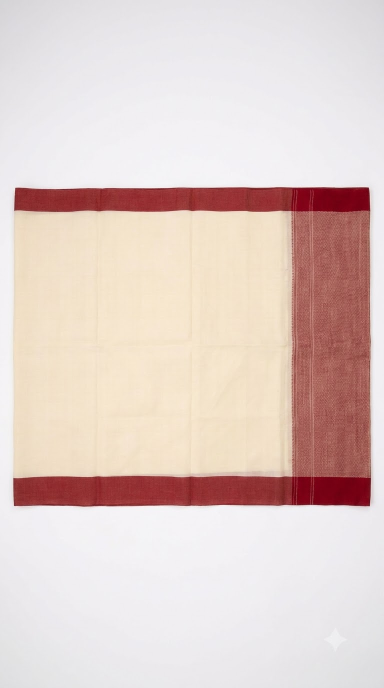
#> input picture input/your_saree.jpg, 768 x 1376 px (shown at 1/2 size)
$ python -i phase4_preprocess.py   (imports and definitions only)
#> lines starting #> are read from the running program, lines starting #| are printed output that depends on the picture; after the words box and inside, x2 and y2 are one past the last pixel; in counts of white or black regions, pixels touching at a corner belong together
#> further down, picture is the input picture: shape (1376, 768, 3); mean B, G, R 202, 207.2, 225.4
"""
Phase 4: Saree image preprocessing

Takes the admin's flat saree photo, removes the background, finds the
rectangular fabric, and splits it into body / border / pallu zones.

Run once per new saree before generating:
    python scripts/phase4_preprocess.py input/my_saree.jpg

Output: input/processed/
    saree_normalized.png   full normalized saree rectangle
    body_tile.png          512×512 tileable body texture
    border_h.png           representative horizontal border strip
    pallu.png              pallu section crop
    meta.json              zone measurements + mean LAB per zone

Interactive window lets you adjust zone boundaries with trackbars.
Press S to save, Q to use defaults.
"""

import json
import sys
from pathlib import Path

import cv2
import numpy as np
from PIL import Image
from rembg import new_session, remove

PROC_DIR = Path("input/processed")
# [1 line not run here, left out]

DEFAULT_BORDER_PCT = 8   # percent of short side
DEFAULT_PALLU_PCT  = 28  # percent of long side from right end


# ------------------------------------------------------------------ helpers

def order_points(pts):
    """Order four corner points: TL, TR, BR, BL."""
    rect = np.zeros((4, 2), dtype=np.float32)
    s    = pts.sum(axis=1)
    diff = np.diff(pts, axis=1).ravel()
    rect[0] = pts[np.argmin(s)]
    rect[2] = pts[np.argmax(s)]
    rect[1] = pts[np.argmin(diff)]
    rect[3] = pts[np.argmax(diff)]
    return rect


# [12 lines left out: function remove_bg, not called in this run]


def find_and_unwarp(bgr: np.ndarray) -> np.ndarray:
    """
    Find the saree quadrilateral and perspective-warp it to a clean rectangle.
    Falls back to bounding-box crop if a clean quad cannot be found.
    """
    gray = cv2.cvtColor(bgr, cv2.COLOR_BGR2GRAY)
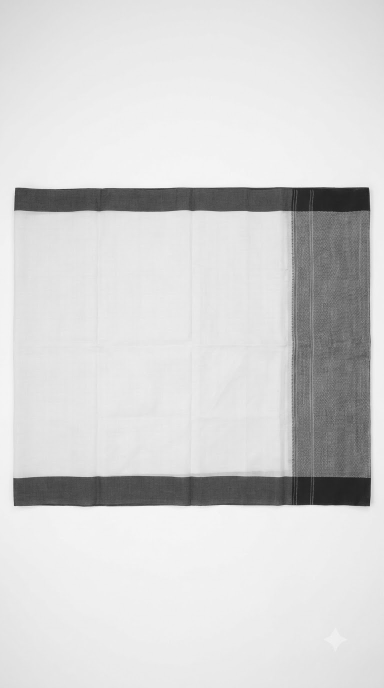
#> gray: shape (1376, 768) (shown at 1/2 size); min 28, max 248, mean 212.1
    _, binary = cv2.threshold(gray, 240, 255, cv2.THRESH_BINARY_INV)
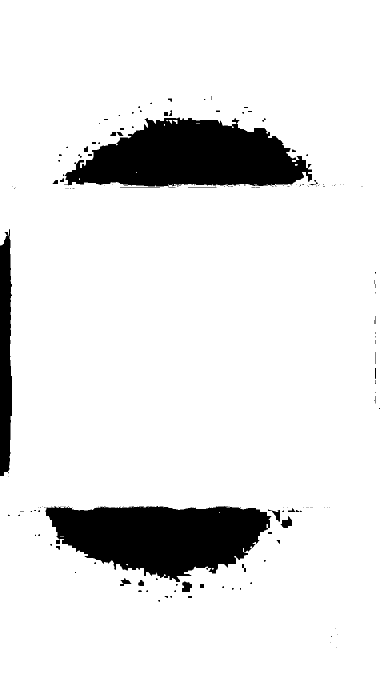
#> binary: shape (1376, 768) (shown at 1/2 size); 89.9% white; 173 black regions (136 under 20 px), largest, box (x1, y1, x2, y2) and area: (128, 235, 624, 373) 47080, (91, 1012, 543, 1164) 46492, (0, 458, 24, 952) 10081
    binary = cv2.morphologyEx(binary, cv2.MORPH_CLOSE,
                               np.ones((15, 15), np.uint8), iterations=3)
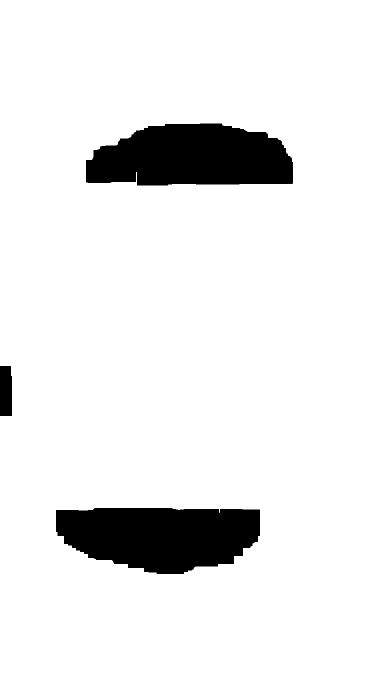
#> binary: shape (1376, 768) (shown at 1/2 size); 91.8% white; 3 black regions

    contours, _ = cv2.findContours(binary, cv2.RETR_EXTERNAL,
                                    cv2.CHAIN_APPROX_SIMPLE)
#> contours = 1 contour; box (x1, y1, x2, y2) and area: (0, 0, 768, 1376) 1052242
    if not contours:
        return bgr

    largest  = max(contours, key=cv2.contourArea)
#> largest = contour of 13 points, box (x1, y1, x2, y2) (0, 0, 768, 1376), area 1052242
    peri     = cv2.arcLength(largest, True)
#> peri = 4330.2
    approx   = cv2.approxPolyDP(largest, 0.02 * peri, True)
#> approx = [[0, 0], [0, 1375], [767, 1375], [767, 0]]

    if len(approx) == 4:
        pts  = approx.reshape(4, 2).astype(np.float32)
#> pts = [[0, 0], [0, 1375], [767, 1375], [767, 0]]
        rect = order_points(pts)
#> in order_points, `s    = pts.sum(axis=1)`: s = [0, 1375, 2142, 767]
#> in order_points, `diff = np.diff(pts, axis=1).ravel()`: diff = [0, 1375, 608, -767]
#> rect = [[0, 0], [767, 0], [767, 1375], [0, 1375]]
        w    = int(max(np.linalg.norm(rect[0] - rect[1]),
                       np.linalg.norm(rect[3] - rect[2])))
#> w = 767
        h    = int(max(np.linalg.norm(rect[0] - rect[3]),
                       np.linalg.norm(rect[1] - rect[2])))
#> h = 1375
        dst  = np.array([[0, 0], [w-1, 0], [w-1, h-1], [0, h-1]],
                         dtype=np.float32)
#> dst = [[0, 0], [766, 0], [766, 1374], [0, 1374]]
        M    = cv2.getPerspectiveTransform(rect, dst)
#> M = [[0.999, 0, 0], [0, 0.999, 0], [2.16e-19, 0, 1]]
        return cv2.warpPerspective(bgr, M, (w, h))

    # Fallback: tight bounding box
    x, y, w, h = cv2.boundingRect(largest)
    pad = 8
    return bgr[max(0, y-pad): y+h+pad, max(0, x-pad): x+w+pad]


# [49 lines left out: functions ensure_landscape, split_zones, make_tile, lab_mean, not called in this run]


# ------------------------------------------------------- interactive adjuster

class ZoneAdjuster:
    # [135 lines left out: functions __init__, _draw, run, main, not called in this run]


# [2 lines not run here, left out]

>>> import cv2
>>> picture = cv2.imread('../input/your_saree.jpg')
>>> result = find_and_unwarp(picture)
